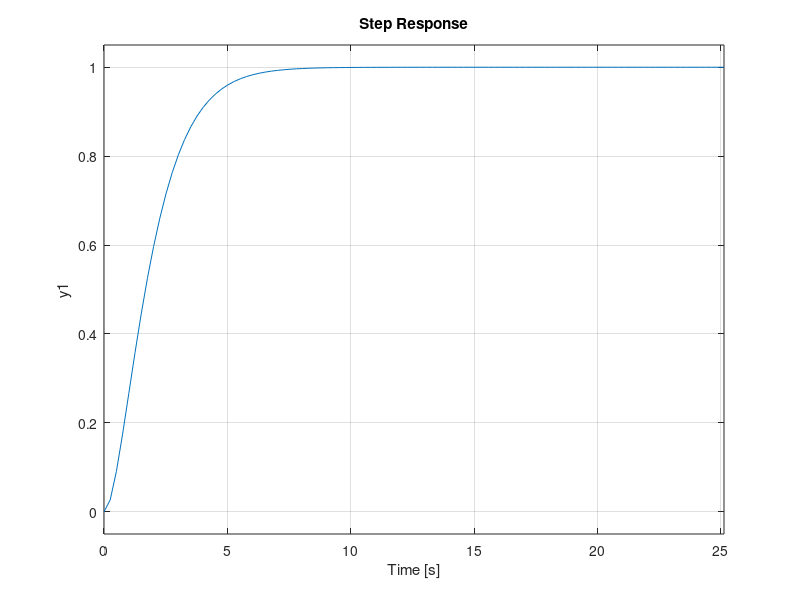

Reproduce this figure in MATLAB.
clc;
close all;
s = tf('s');
wn=1;
cita = 1;
sigma = wn*sqrt(1-cita^2);
G = wn^2/(s^2+2*cita*wn*s+wn^2);

subplot(1, 2, 1)
rlocus(G)
subplot(1, 2, 2)
step(G,8*pi/1)